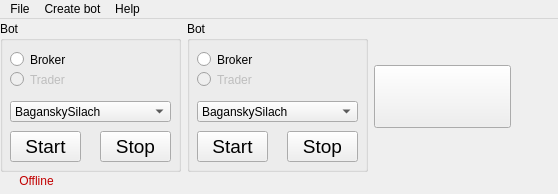
<?xml version="1.0" encoding="UTF-8"?>
<ui version="4.0">
 <class>MainWindow</class>
 <widget class="QMainWindow" name="MainWindow">
  <property name="geometry">
   <rect>
    <x>0</x>
    <y>0</y>
    <width>558</width>
    <height>194</height>
   </rect>
  </property>
  <property name="windowTitle">
   <string>MainWindow</string>
  </property>
  <property name="toolButtonStyle">
   <enum>Qt::ToolButtonIconOnly</enum>
  </property>
  <widget class="QWidget" name="centralwidget">
   <widget class="QFrame" name="frame">
    <property name="geometry">
     <rect>
      <x>-9</x>
      <y>137</y>
      <width>101</width>
      <height>41</height>
     </rect>
    </property>
    <widget class="QLabel" name="db_status_icon">
     <property name="geometry">
      <rect>
       <x>12</x>
       <y>18</y>
       <width>15</width>
       <height>15</height>
      </rect>
     </property>
     <property name="text">
      <string/>
     </property>
     <property name="pixmap">
      <pixmap>../../../Tech/bs.png</pixmap>
     </property>
     <property name="scaledContents">
      <bool>true</bool>
     </property>
    </widget>
    <widget class="QLabel" name="db_status_label">
     <property name="enabled">
      <bool>false</bool>
     </property>
     <property name="geometry">
      <rect>
       <x>22</x>
       <y>18</y>
       <width>47</width>
       <height>13</height>
      </rect>
     </property>
     <property name="palette">
      <palette>
       <active>
        <colorrole role="WindowText">
         <brush brushstyle="SolidPattern">
          <color alpha="255">
           <red>0</red>
           <green>131</green>
           <blue>0</blue>
          </color>
         </brush>
        </colorrole>
        <colorrole role="Dark">
         <brush brushstyle="SolidPattern">
          <color alpha="255">
           <red>194</red>
           <green>0</green>
           <blue>0</blue>
          </color>
         </brush>
        </colorrole>
        <colorrole role="Text">
         <brush brushstyle="SolidPattern">
          <color alpha="255">
           <red>0</red>
           <green>0</green>
           <blue>0</blue>
          </color>
         </brush>
        </colorrole>
        <colorrole role="ButtonText">
         <brush brushstyle="SolidPattern">
          <color alpha="255">
           <red>0</red>
           <green>0</green>
           <blue>0</blue>
          </color>
         </brush>
        </colorrole>
       </active>
       <inactive>
        <colorrole role="WindowText">
         <brush brushstyle="SolidPattern">
          <color alpha="255">
           <red>0</red>
           <green>131</green>
           <blue>0</blue>
          </color>
         </brush>
        </colorrole>
        <colorrole role="Dark">
         <brush brushstyle="SolidPattern">
          <color alpha="255">
           <red>194</red>
           <green>0</green>
           <blue>0</blue>
          </color>
         </brush>
        </colorrole>
        <colorrole role="Text">
         <brush brushstyle="SolidPattern">
          <color alpha="255">
           <red>0</red>
           <green>0</green>
           <blue>0</blue>
          </color>
         </brush>
        </colorrole>
        <colorrole role="ButtonText">
         <brush brushstyle="SolidPattern">
          <color alpha="255">
           <red>0</red>
           <green>0</green>
           <blue>0</blue>
          </color>
         </brush>
        </colorrole>
       </inactive>
       <disabled>
        <colorrole role="WindowText">
         <brush brushstyle="SolidPattern">
          <color alpha="255">
           <red>194</red>
           <green>0</green>
           <blue>0</blue>
          </color>
         </brush>
        </colorrole>
        <colorrole role="Dark">
         <brush brushstyle="SolidPattern">
          <color alpha="255">
           <red>194</red>
           <green>0</green>
           <blue>0</blue>
          </color>
         </brush>
        </colorrole>
        <colorrole role="Text">
         <brush brushstyle="SolidPattern">
          <color alpha="255">
           <red>194</red>
           <green>0</green>
           <blue>0</blue>
          </color>
         </brush>
        </colorrole>
        <colorrole role="ButtonText">
         <brush brushstyle="SolidPattern">
          <color alpha="255">
           <red>194</red>
           <green>0</green>
           <blue>0</blue>
          </color>
         </brush>
        </colorrole>
       </disabled>
      </palette>
     </property>
     <property name="font">
      <font>
       <weight>50</weight>
       <bold>false</bold>
      </font>
     </property>
     <property name="text">
      <string>Offline</string>
     </property>
     <property name="alignment">
      <set>Qt::AlignCenter</set>
     </property>
    </widget>
   </widget>
   <widget class="QWidget" name="horizontalLayoutWidget_2">
    <property name="geometry">
     <rect>
      <x>0</x>
      <y>0</y>
      <width>711</width>
      <height>155</height>
     </rect>
    </property>
    <layout class="QHBoxLayout" name="externalHorizontalLayout">
     <item>
      <layout class="QHBoxLayout" name="internalHorizontalLayout">
       <item>
        <widget class="QGroupBox" name="botGroupBox">
         <property name="minimumSize">
          <size>
           <width>181</width>
           <height>151</height>
          </size>
         </property>
         <property name="maximumSize">
          <size>
           <width>181</width>
           <height>151</height>
          </size>
         </property>
         <property name="title">
          <string>Bot</string>
         </property>
         <widget class="QPushButton" name="startBotButton">
          <property name="geometry">
           <rect>
            <x>10</x>
            <y>110</y>
            <width>71</width>
            <height>31</height>
           </rect>
          </property>
          <property name="font">
           <font>
            <pointsize>14</pointsize>
            <weight>50</weight>
            <bold>false</bold>
           </font>
          </property>
          <property name="text">
           <string>Start</string>
          </property>
         </widget>
         <widget class="QPushButton" name="stopBotButton">
          <property name="geometry">
           <rect>
            <x>100</x>
            <y>110</y>
            <width>71</width>
            <height>31</height>
           </rect>
          </property>
          <property name="font">
           <font>
            <pointsize>14</pointsize>
            <weight>50</weight>
            <bold>false</bold>
           </font>
          </property>
          <property name="text">
           <string>Stop</string>
          </property>
         </widget>
         <widget class="QLabel" name="botInfo">
          <property name="geometry">
           <rect>
            <x>70</x>
            <y>20</y>
            <width>101</width>
            <height>51</height>
           </rect>
          </property>
          <property name="text">
           <string/>
          </property>
          <property name="alignment">
           <set>Qt::AlignCenter</set>
          </property>
         </widget>
         <widget class="QRadioButton" name="isBroker">
          <property name="geometry">
           <rect>
            <x>10</x>
            <y>30</y>
            <width>82</width>
            <height>17</height>
           </rect>
          </property>
          <property name="text">
           <string>Broker</string>
          </property>
         </widget>
         <widget class="QRadioButton" name="isTrader">
          <property name="enabled">
           <bool>false</bool>
          </property>
          <property name="geometry">
           <rect>
            <x>10</x>
            <y>50</y>
            <width>82</width>
            <height>17</height>
           </rect>
          </property>
          <property name="text">
           <string>Trader</string>
          </property>
         </widget>
         <widget class="QComboBox" name="accountsList">
          <property name="geometry">
           <rect>
            <x>10</x>
            <y>80</y>
            <width>161</width>
            <height>21</height>
           </rect>
          </property>
          <item>
           <property name="text">
            <string>BaganskySilach</string>
           </property>
          </item>
          <item>
           <property name="text">
            <string>PortovayaShhuna</string>
           </property>
          </item>
         </widget>
        </widget>
       </item>
       <item>
        <widget class="QGroupBox" name="botGroupBox_2">
         <property name="minimumSize">
          <size>
           <width>181</width>
           <height>151</height>
          </size>
         </property>
         <property name="maximumSize">
          <size>
           <width>181</width>
           <height>151</height>
          </size>
         </property>
         <property name="title">
          <string>Bot</string>
         </property>
         <widget class="QPushButton" name="startBotButton_9">
          <property name="geometry">
           <rect>
            <x>10</x>
            <y>110</y>
            <width>71</width>
            <height>31</height>
           </rect>
          </property>
          <property name="font">
           <font>
            <pointsize>14</pointsize>
            <weight>50</weight>
            <bold>false</bold>
           </font>
          </property>
          <property name="text">
           <string>Start</string>
          </property>
         </widget>
         <widget class="QPushButton" name="stopBotButton_9">
          <property name="geometry">
           <rect>
            <x>100</x>
            <y>110</y>
            <width>71</width>
            <height>31</height>
           </rect>
          </property>
          <property name="font">
           <font>
            <pointsize>14</pointsize>
            <weight>50</weight>
            <bold>false</bold>
           </font>
          </property>
          <property name="text">
           <string>Stop</string>
          </property>
         </widget>
         <widget class="QLabel" name="botInfo_9">
          <property name="geometry">
           <rect>
            <x>70</x>
            <y>20</y>
            <width>101</width>
            <height>51</height>
           </rect>
          </property>
          <property name="text">
           <string/>
          </property>
          <property name="alignment">
           <set>Qt::AlignCenter</set>
          </property>
         </widget>
         <widget class="QRadioButton" name="isBroker_5">
          <property name="geometry">
           <rect>
            <x>10</x>
            <y>30</y>
            <width>82</width>
            <height>17</height>
           </rect>
          </property>
          <property name="text">
           <string>Broker</string>
          </property>
         </widget>
         <widget class="QRadioButton" name="isTrader_5">
          <property name="enabled">
           <bool>false</bool>
          </property>
          <property name="geometry">
           <rect>
            <x>10</x>
            <y>50</y>
            <width>82</width>
            <height>17</height>
           </rect>
          </property>
          <property name="text">
           <string>Trader</string>
          </property>
         </widget>
         <widget class="QComboBox" name="accountsList_5">
          <property name="geometry">
           <rect>
            <x>10</x>
            <y>80</y>
            <width>161</width>
            <height>21</height>
           </rect>
          </property>
          <item>
           <property name="text">
            <string>BaganskySilach</string>
           </property>
          </item>
          <item>
           <property name="text">
            <string>PortovayaShhuna</string>
           </property>
          </item>
         </widget>
        </widget>
       </item>
      </layout>
     </item>
     <item>
      <widget class="QPushButton" name="addBotButton">
       <property name="sizePolicy">
        <sizepolicy hsizetype="Fixed" vsizetype="Fixed">
         <horstretch>0</horstretch>
         <verstretch>0</verstretch>
        </sizepolicy>
       </property>
       <property name="font">
        <font>
         <pointsize>36</pointsize>
         <weight>75</weight>
         <bold>true</bold>
        </font>
       </property>
       <property name="layoutDirection">
        <enum>Qt::LeftToRight</enum>
       </property>
       <property name="autoFillBackground">
        <bool>false</bool>
       </property>
       <property name="text">
        <string/>
       </property>
       <property name="icon">
        <iconset>
         <normaloff>icons/plus.png</normaloff>icons/plus.png</iconset>
       </property>
       <property name="iconSize">
        <size>
         <width>75</width>
         <height>75</height>
        </size>
       </property>
      </widget>
     </item>
     <item>
      <spacer name="horizontalSpacer">
       <property name="orientation">
        <enum>Qt::Horizontal</enum>
       </property>
       <property name="sizeHint" stdset="0">
        <size>
         <width>40</width>
         <height>20</height>
        </size>
       </property>
      </spacer>
     </item>
    </layout>
   </widget>
  </widget>
  <widget class="QMenuBar" name="menubar">
   <property name="geometry">
    <rect>
     <x>0</x>
     <y>0</y>
     <width>558</width>
     <height>21</height>
    </rect>
   </property>
   <widget class="QMenu" name="menuFile">
    <property name="title">
     <string>File</string>
    </property>
    <addaction name="actionPrivet"/>
    <addaction name="separator"/>
    <addaction name="actionExit"/>
   </widget>
   <widget class="QMenu" name="menuHelp">
    <property name="title">
     <string>Help</string>
    </property>
    <addaction name="actionContact_Baganec"/>
    <addaction name="actionContact_Germanec"/>
    <addaction name="actionAbout"/>
   </widget>
   <widget class="QMenu" name="menuFishers">
    <property name="title">
     <string>Create bot</string>
    </property>
    <addaction name="actionNew_fisher"/>
    <addaction name="actionNew_supplier"/>
    <addaction name="actionNew_farmer"/>
    <addaction name="actionNew_observer"/>
   </widget>
   <addaction name="menuFile"/>
   <addaction name="menuFishers"/>
   <addaction name="menuHelp"/>
  </widget>
  <action name="actionPrivet">
   <property name="text">
    <string>Privet😂</string>
   </property>
   <property name="statusTip">
    <string>Бесполезная кнопка</string>
   </property>
  </action>
  <action name="action_5">
   <property name="text">
    <string>😂</string>
   </property>
  </action>
  <action name="actionContact_Baganec">
   <property name="text">
    <string>Contact Baganec</string>
   </property>
  </action>
  <action name="actionContact_Germanec">
   <property name="text">
    <string>Contact Germanec</string>
   </property>
  </action>
  <action name="actionAbout">
   <property name="text">
    <string>About!</string>
   </property>
   <property name="statusTip">
    <string>О двух физиках, которым было лень рыбачить самим...</string>
   </property>
   <property name="shortcut">
    <string>Ctrl+M</string>
   </property>
  </action>
  <action name="actionExit">
   <property name="text">
    <string>Exit</string>
   </property>
  </action>
  <action name="actionNew_fisher">
   <property name="enabled">
    <bool>false</bool>
   </property>
   <property name="text">
    <string>New fisher</string>
   </property>
   <property name="statusTip">
    <string>Создает нового бота для рыбалки</string>
   </property>
  </action>
  <action name="actionNew_supplier">
   <property name="enabled">
    <bool>false</bool>
   </property>
   <property name="text">
    <string>New supplier</string>
   </property>
   <property name="statusTip">
    <string>Создает нового бота для раздачи ресурсов</string>
   </property>
  </action>
  <action name="actionNew_farmer">
   <property name="enabled">
    <bool>false</bool>
   </property>
   <property name="text">
    <string>New farmer</string>
   </property>
   <property name="statusTip">
    <string>Создает нового бота для фарма</string>
   </property>
  </action>
  <action name="actionNew_observer">
   <property name="enabled">
    <bool>false</bool>
   </property>
   <property name="text">
    <string>New observer</string>
   </property>
   <property name="statusTip">
    <string>Создает нового бота для наблюдения за ценами у брокера</string>
   </property>
  </action>
 </widget>
 <resources/>
 <connections/>
</ui>
